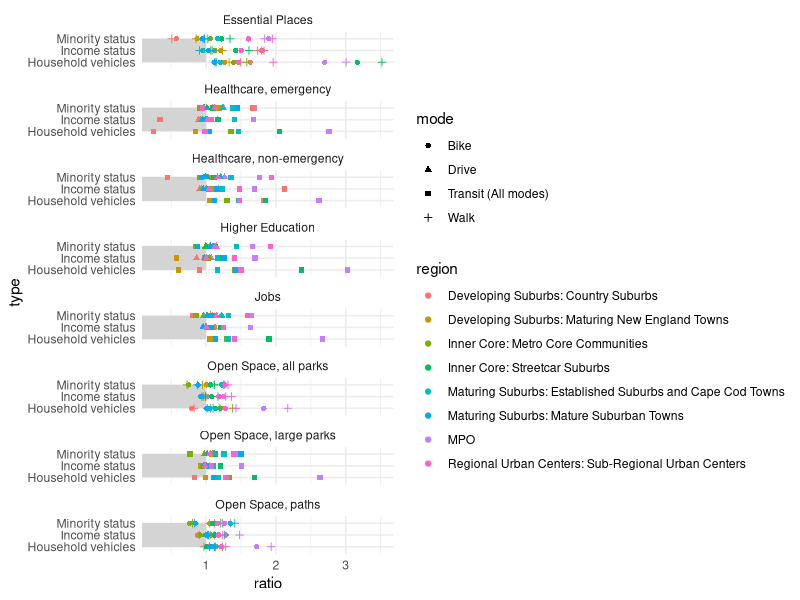
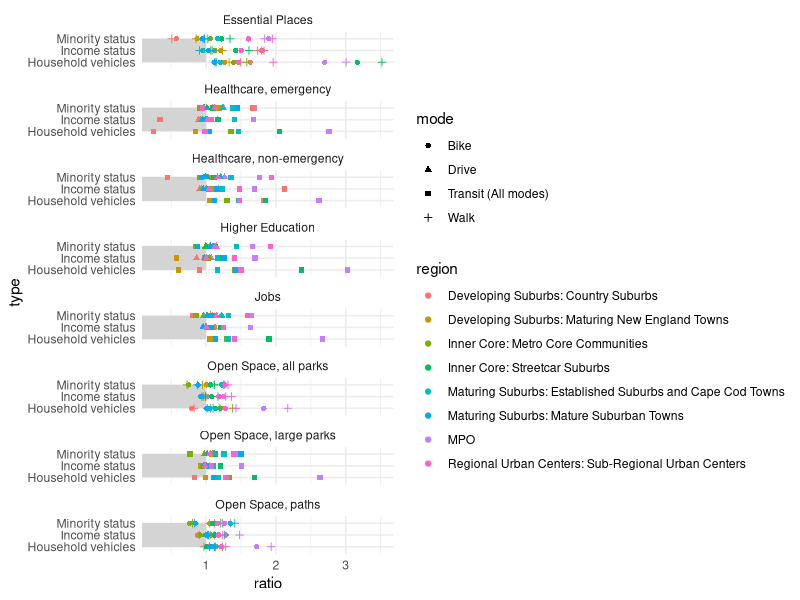

Source code (R) for these figures, in order:
# number line to plot ratios for engagement material

library(tidyverse)

access_ratios <- read_csv( "app/data/access_ratios.csv") %>% 
  filter(type != "Total population") %>%
  mutate(ratio = case_when(
    region == "MPO" ~ `Ratio MPO`,
    TRUE ~ `Ratio Aggregation Area`),
    flag = ifelse(ratio <1, 1, 0)) %>% 
  select(destination, mode, region, type, ratio, flag) 

access_ratios$type <- factor(access_ratios$type)
access_ratios$flag <- factor(access_ratios$flag)
ggplot(access_ratios)+
  geom_rect(xmin = 0, xmax = 1, ymin = 1, ymax = 3, fill = "light gray", alpha = .5)+
  # geom_point(aes(y = type, x = ratio, color = flag), size= 10,shape = 5, alpha= .3)+
  geom_point(aes(y = type, x = ratio, color = region, shape =mode ))+
  theme_minimal()+
  facet_wrap(~destination, ncol = 1)

ggsave("output/ratio_comp_base_graphic.svg", width = 20, height = 10 )
